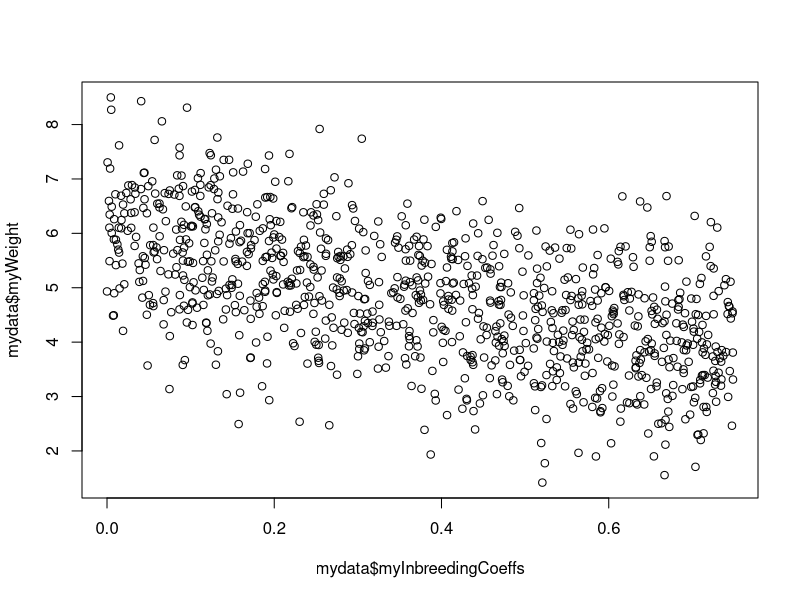
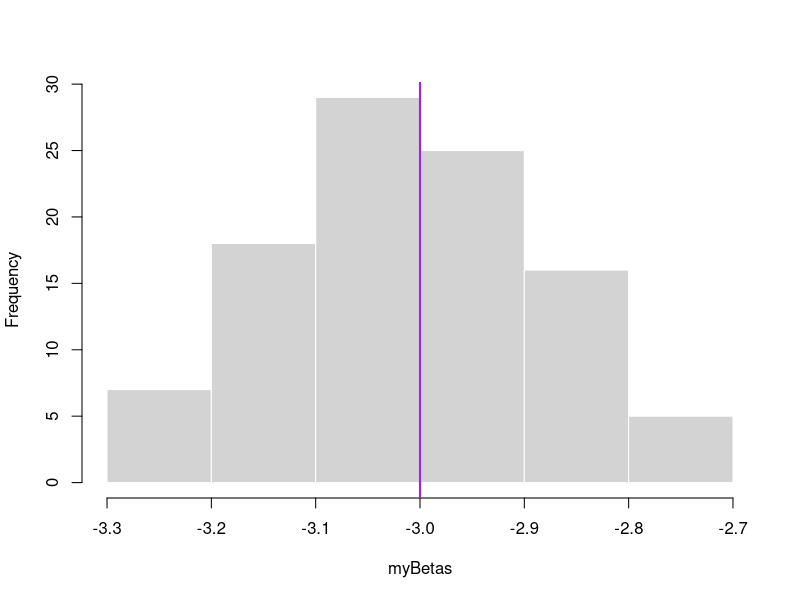
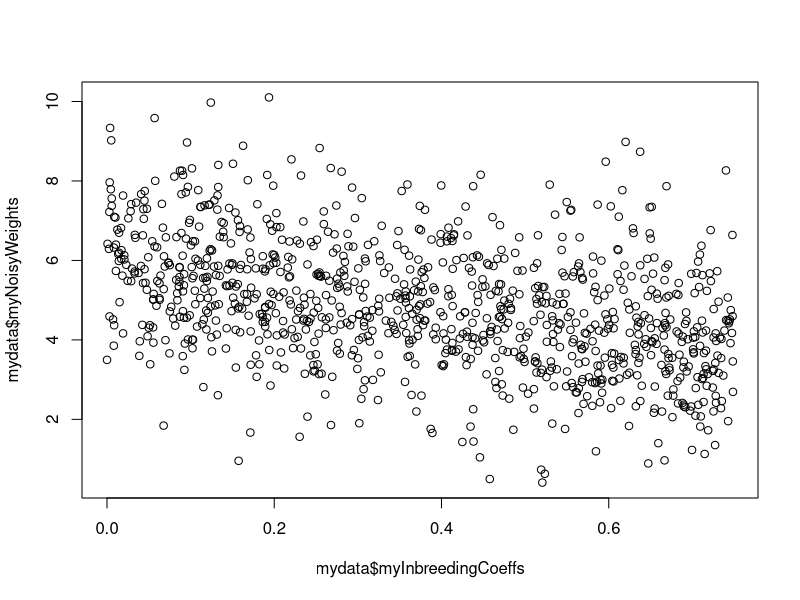
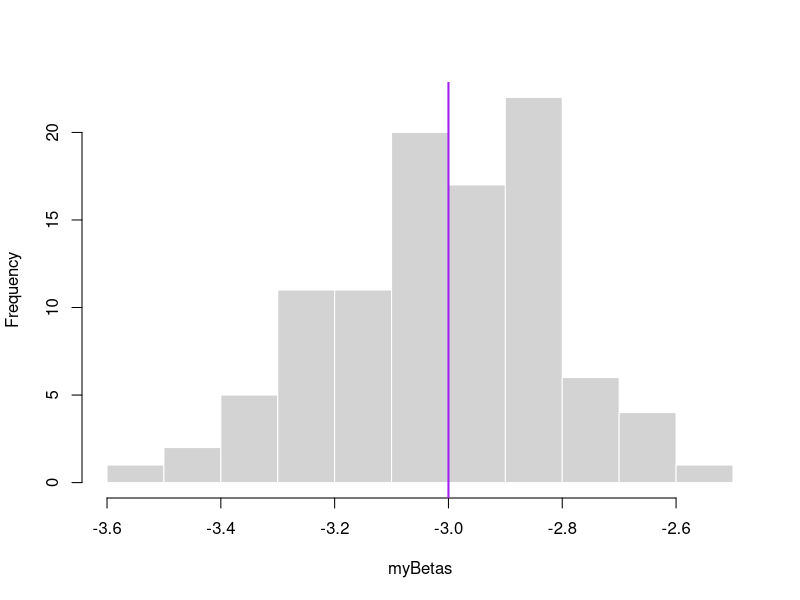
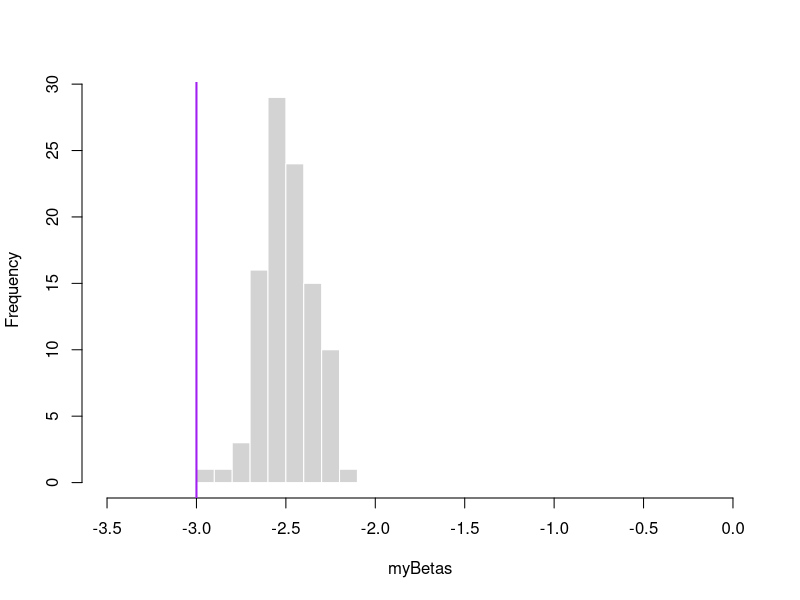

Source code (R) for these figures, in order:
## ---- chunk 1
knitr::opts_chunk$set(echo = TRUE)
## ---- chunk 2
myInbreedingCoeffs <- runif(1000, min=0, max=0.75)
myIntercept = 6
myBeta = -3
mySd = 1

myWeight = rnorm(n=1000, mean = myInbreedingCoeffs*myBeta + myIntercept, sd=mySd)

mydata <- data.frame(myInbreedingCoeffs, myWeight)
## ---- chunk 3

plot(mydata$myInbreedingCoeffs, mydata$myWeight)
## ---- chunk 4
mod <- lm(myWeight ~ myInbreedingCoeffs, data=mydata)
summary(mod)
## ---- chunk 5

repeatLM <- function(){
  mydata$myWeight <- rnorm(n=1000, mean = myInbreedingCoeffs*myBeta + myIntercept, sd=mySd) ## resample the response variable
  mod <- lm(myWeight ~ myInbreedingCoeffs, data=mydata) ## ADD LINE OF CODE TO DO LINEAR MODEL FROM PART 1b
  return(mod$coefficients[[2]]) ## return the effect size estimate if you used lm()
  ## return(mod3@coef[[2]]) ## use this line if you used lme2()
}

myBetas <- replicate(100,repeatLM())

hist(myBetas, border="white", main="")
abline(v=myBeta, col="purple", lwd=2)
## ---- chunk 6

mydata$myNoisyWeights <- mydata$myWeight + rnorm(n=1000, mean=0, sd=1)

plot(mydata$myInbreedingCoeffs, mydata$myNoisyWeights)
## ---- chunk 7
repeatLMweights <- function(){
  mydata$myWeight <- rnorm(n=1000, mean = myInbreedingCoeffs*myBeta + myIntercept, sd=mySd) 
  mydata$myNoisyWeights <- mydata$myWeight + rnorm(n=1000, mean=0, sd=1)
  mod <- lm(myNoisyWeights ~ myInbreedingCoeffs, data=mydata)
  return(mod$coefficients[[2]]) ## return the effect size estimate if you used lm()
}

myBetas <- replicate(100,repeatLMweights())

hist(myBetas, border="white", main="")
abline(v=myBeta, col="purple", lwd=2)

## ---- chunk 8
mydata$myNoisyCoeffs <- mydata$myInbreedingCoeffs + rnorm(n=1000, mean=0, sd=0.1)

## ---- chunk 9
mod2 <- lm(myWeight ~ myNoisyCoeffs,data=mydata)

summary(mod2)

## ---- chunk 10
repeatLMnoisy <- function(){
  mydata$myWeight <- rnorm(n=1000, mean = myInbreedingCoeffs*myBeta + myIntercept, sd=mySd) 
  mydata$myNoisyCoeffs <- mydata$myInbreedingCoeffs + rnorm(n=1000, mean=0, sd=0.1) ## add noise
  mod <- lm(myWeight ~ myNoisyCoeffs, data=mydata)
  return(mod$coefficients[[2]]) ## return the effect size estimate if you used lm()
}

myBetas <- replicate(100,repeatLMnoisy())

hist(myBetas, border="white", main="", xlim = c(-3.5, 0))
abline(v=myBeta, col="purple", lwd=2)

